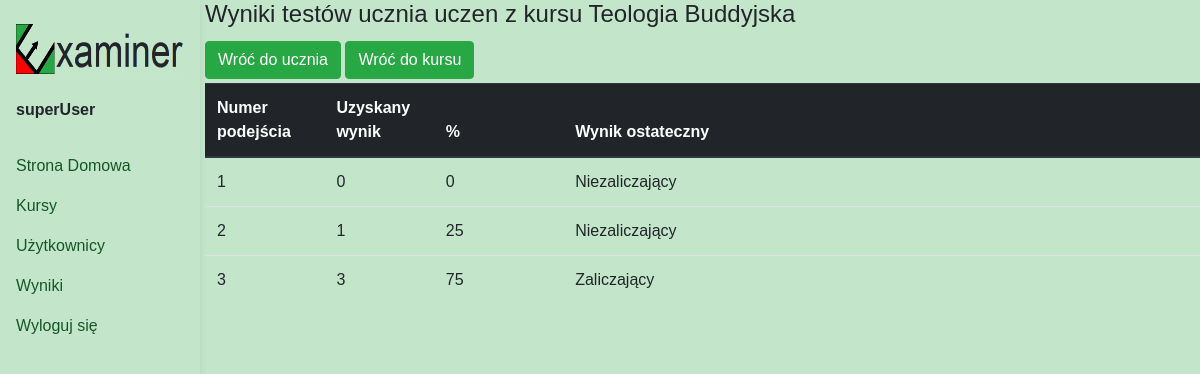
The app's page /examiner/user/course/results/445/21 (signed in) with its own data.
### exam/models.py (models this page shows, shortened)
class Course(models.Model):
    students = models.ManyToManyField(User)
    name = models.CharField(max_length = 100)
    multiple_answer_questions = models.BooleanField(default=False)
    time = models.PositiveSmallIntegerField(default=0)
    question_amount = models.PositiveSmallIntegerField(default=0)
    student_amount = models.PositiveSmallIntegerField(default=0)
    lesson_amount = models.PositiveSmallIntegerField(default=0)
    attempt_amount = models.PositiveSmallIntegerField(default=3)
    test_ready = models.BooleanField(default=False)
    passing_score = models.PositiveSmallIntegerField(default=0)
    category = models.CharField(max_length=100, default="")

class Result(models.Model):
    course = models.ForeignKey(Course, on_delete = models.CASCADE)
    student = models.ForeignKey(User, on_delete = models.CASCADE)
    finished = models.BooleanField(default = False)
    current_score = models.PositiveSmallIntegerField(default = False)
    current_question = models.PositiveSmallIntegerField(default = 1)
    question_order = models.CharField(max_length=2000, null=True)
    start_time = models.DateTimeField(auto_now_add=True)
    end_time = models.DateTimeField(null=True)
    passed = models.BooleanField(default = False)

### examiner_user/views.py (the view)
# urls.py: path("user/course/results/<int:course>/<int:student>", ExaminerResultView.as_view(), name="results-course-student"),
class ExaminerResultView(LoginRequiredMixin, PermissionRequiredMixin, View):
    template_name = "results_course_student.html"
    permission_required = ("auth.view_user")
    def get(self, request, *args, **kwargs):
        course = Course.objects.get(pk=self.kwargs["course"])
        student = User.objects.get(pk=self.kwargs["student"])
        results = Result.objects.filter(course=course, student=student)
        perc = []
        for result in results:
            perc.append(round(100*result.current_score/course.question_amount))
        context = {"course" : course,
                   "results" : zip(results , perc),
                   "student" : student}
        return render(request, self.template_name, context)

### examiner_user/templates/results_course_student.html
{% extends "examiner_base.html" %}
{% block content %}
<h4>Wyniki testów ucznia {{student.username}} z kursu {{course.name}}</h4>
<a href="{% url 'examiner_user:detail-student' pk=student.pk %}">
  <button class="btn btn-success mt-1 mb-1" id="back">
    Wróć do ucznia
  </button>
</a>
<a href="{% url 'examiner_user:course-results' pk=course.pk %}">
  <button class="btn btn-success mt-1 mb-1" id="back">
    Wróć do kursu
  </button>
</a>
<table class="table">
  <thead class="thead-dark">
    <tr>
      <th width="12%" scope="col">Numer podejścia</th>
      <th width="11%" scope="col">Uzyskany wynik</th>
      <th width="13%" scope="col">%</th>
      <th scope="col">Wynik ostateczny</th>
    </tr>
  </thead>
  <tbody>
    {% for result, perc in results %}
    <tr>
      <td>{{forloop.counter}}</td>
      <td>{{result.current_score}}</td>
      <td>{{perc}}</td>
      <td>{% if result.passed %} Zaliczający {% else %} Niezaliczający {% endif %}</td>
    </tr>
    {% endfor %}
  </tbody>
</table>
{% endblock %}

### examiner_user/templates/examiner_base.html (shortened to what this page needs)
{% load static %}
<!DOCTYPE html>
<html lang="en">
<head>
  <link rel="stylesheet" href="https://cdn.jsdelivr.net/npm/bootstrap@4.0.0/dist/css/bootstrap.min.css">
  <link rel="stylesheet" type="text/css" href="{% static 'css/general.css' %}"/>
</head>
<body>
  <header>
    <nav id="sidebarMenu" class="collapse d-lg-block sidebar collapse bg-transparent">
      <div class="position-sticky">
        <div class="list-group list-group-flush mx-3 mt-4">
          <img src="{% static 'img/logo3.png' %}" height="50" width="170"/>
          <span>&nbsp</span>
          <span id="current_username"><b>{{request.user.username}}</b></span>
          <span>&nbsp</span>
          {% if nav_var == "homepage" %}
          <a href="{% url 'exam:home-redirect' %}" class="list-group-item-success list-group-item-action py-2 ripple active" aria-current="true" id="homepage">
            <i class="fas fa-tachometer-alt fa-fw me-3"></i><span>Strona Domowa</span>
          </a>
          {% else %}
          <a href="{% url 'exam:home-redirect' %}" class="list-group-item-success list-group-item-action py-2 ripple" aria-current="true" id="homepage">
            <span>Strona Domowa</span>
          </a>
          {% endif %}
          {% if nav_var == "search_course" %}
          <a href="{% url 'examiner_user:search-course' %}" class="list-group-item-success list-group-item-action py-2 ripple active" aria-current="true" id="nav_courses">
            <i class="fas fa-tachometer-alt fa-fw me-3"></i><span>Kursy</span>
          </a>
          {% else %}
          <a href="{% url 'examiner_user:search-course' %}" class="list-group-item-success list-group-item-action py-2 ripple" aria-current="true" id="nav_courses">
            <span>Kursy</span>
          </a>
          {% endif %}
          {% if nav_var == "users" %}
          <a href="{% url 'examiner_user:students' %}" class="list-group-item-success list-group-item-action py-2 ripple active" aria-current="true" id="users">
            <i class="fas fa-tachometer-alt fa-fw me-3"></i><span>Użytkownicy</span>
          </a>
          {% else %}
          <a href="{% url 'examiner_user:students' %}" class="list-group-item-success list-group-item-action py-2 ripple" aria-current="true" id="users">
            <span>Użytkownicy</span>
          </a>
          {% endif %}
          {% if nav_var == "results" %}
          <a href="{% url 'examiner_user:results' %}" class="list-group-item-success list-group-item-action py-2 ripple active" aria-current="true", id="results">
            <i class="fas fa-tachometer-alt fa-fw me-3"></i><span>Wyniki</span>
          </a>
          {% else %}
          <a href="{% url 'examiner_user:results' %}" class="list-group-item-success list-group-item-action py-2 ripple" aria-current="true" id="results">
            <span>Wyniki</span>
          </a>
          {% endif %}
          <a href="{% url 'exam:logout' %}" class="list-group-item-success list-group-item-action py-2 ripple" aria-current="true", id="logout">
            <span>Wyloguj się</span>
          </a>
        </div>
      </div>
    </nav>
  </header>
<div class ="ml-cont">
  {% block content %}{% endblock %}
</div>
</body>
</html>

### static/css/general.css (style rules this page uses)
body { font-family: Arial; background-color: rgb(195, 230, 203); }
.ml-cont { margin-left: 205px; }
.sidebar { position: fixed; top: 0; bottom: 0; left: 0; box-shadow: 0 2px 5px 0 rgb(0 0 0 / 5%), 0 2px 10px 0 rgb(0 0 0 / 5%); width: 200px; z-index: 600; }

### records on screen
Course: name "Teologia Buddyjska"
Result: current_score "0", perc "0", passed "Niezaliczający"
Result: current_score "1", perc "25", passed "Niezaliczający"
Result: current_score "3", perc "75", passed "Zaliczający"

### other values on screen
{{ request.user.username }} "superUser"
{{ student.username }} "uczen"
